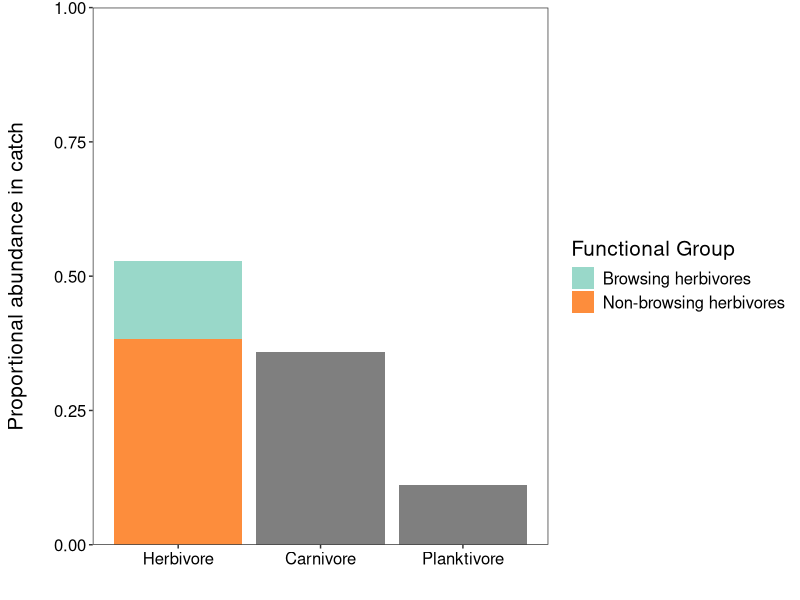

Reproduce this figure in R.
### Script and data to produce figure 1 that shows composition of the catch in Moorea ###
# Dataset: SEES Roadside Catch in 2014 and 2015
# Data describes the identity and size of fish obtained from photographs of roadside stands around the island

# Packages -----
library(tidyverse)
library(readr)
library(ggplot2)

# Assign colors -----
Hercol <- 'green' # herbivore color
Carcol <- 'red' # carnivore color
Placol <- 'blue' # planktivore color
Pcol <- '#fd8d3c' # non-browsing herbivore color (parrotfish)
Ucol <- '#99d8c9' # browsing herbivore color (unicornfish)

# Data -----
SEES <- read_csv("data/SEES_roadside_data_2014_2015_bcodmo_dataset_709963_712b_5843_9069.csv") 
SEES <- SEES[-1,]

# List of functional groups for fish in the catch
func_SEES <- read_csv("data/trophic_and_functional_groups_SEES_roadeside_data_2014_2015_bcodmo_dataset_709963_712b_5843_9069.csv")



# Data wrangling: proportional abundance of trophic and functional groups in catch -----
# Extract year from date column, currently in format 'mm/dd/yyyy' and we want 'yyyy'
SEES$date <- as.POSIXct(SEES$date, format = "%Y/%m/%d")
SEES$date <- format(SEES$date, format="%Y")

## Summarize SEES dataset: calculate total and proportional abundance of 'browsers', 'scrapers/excavators', and 'all other fish' per year
# Subset dataset to only keep taxonomy and length columns
SEES <- SEES %>% 
  select(genus,length, date) 
# Merge data with functional group metadata
SEES <- merge(SEES,func_SEES, by = "genus")
# Sum the number of fish in each group
SEES <- SEES %>% 
  mutate(Number = 1)

# Drop fish that we can't assign to a functional group (only 3 observations)
SEES_totalYear <- SEES %>% 
  group_by(Trophic_Level, Functional_Group) %>% 
  summarise(Number = sum(Number)) %>% 
  filter(Functional_Group != "Labridae") %>%  # Drop 'Labridae' 
  filter(Functional_Group != "Unknown") %>%  # Drop 'Unknown'
  filter(Functional_Group != "Other") %>%   # Drop 'Other'
  ungroup()

# Calculate total number of fish caught and proportion of each group in the catch for both years
SEES_totalYear <- SEES_totalYear %>%
  mutate(Total_Number = sum(Number)) %>% 
  mutate(Prop_Number = Number/Total_Number)



# Visualization: proportional abundance of trophic and functional groups in catch -----

# Plot the total proportional abundances of each group in the SEES catch (total catch for 2014 and 2015)
# Grouped barplot
ggplot(SEES_totalYear,
       aes(x = factor(Trophic_Level, level = c('Herbivore','Carnivore','Planktivore')), y=Prop_Number, fill=Functional_Group))+
  geom_bar(position="stack", stat="identity") + 
  xlab("") +
  ylab("Proportional abundance in catch\n") +
  scale_fill_manual(values=c(Ucol, Pcol, 'grey0', 'grey0'), 
                    name="Functional Group",
                    breaks=c("Browsing herbivore", "Non-browsing herbivore", "", ""),
                    labels=c("Browsing herbivores", "Non-browsing herbivores", "", "")) +
  theme_bw() +
  theme(panel.grid.minor = element_blank(),
        panel.grid.major = element_blank(),
        text = element_text(size=15, colour="black"),
        axis.title.x = element_text(colour = "black"),
        axis.title.y = element_text(colour = "black"),
        axis.text = element_text(colour = "black")) +
  scale_y_continuous(limits = c(0,1), expand = c(0, 0))

